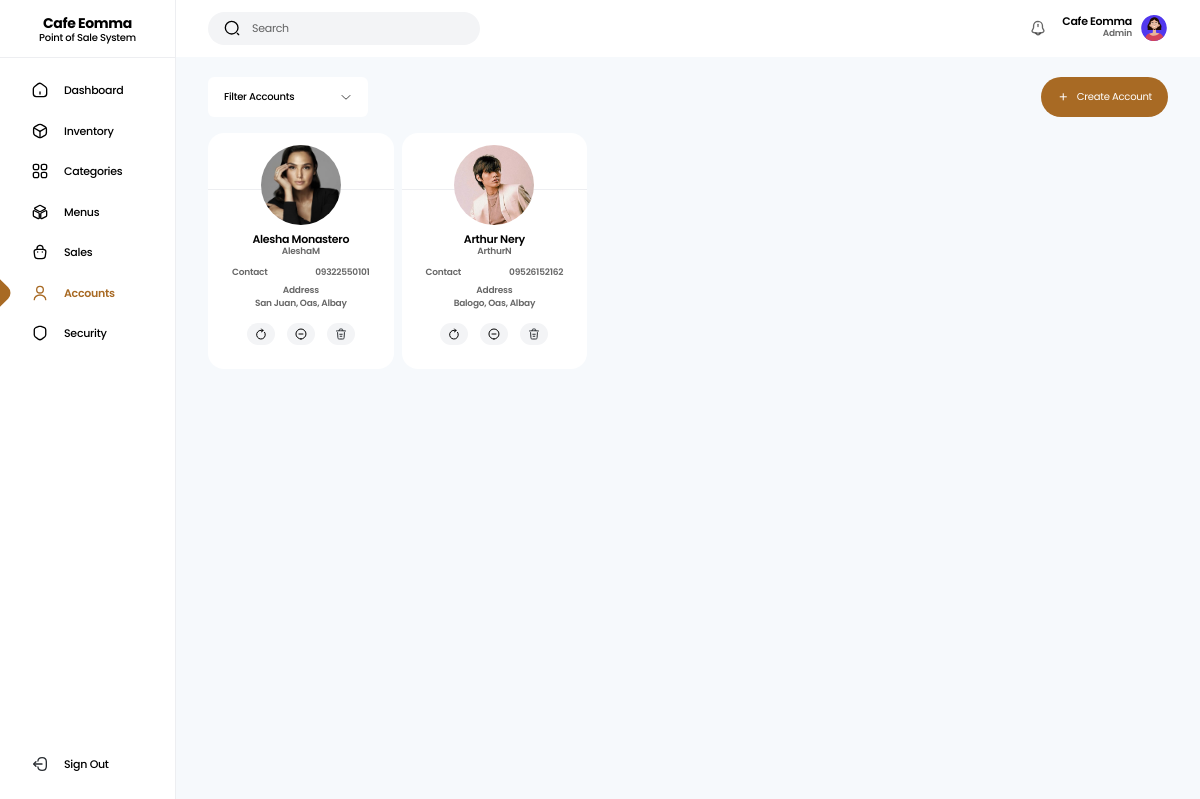
/app/Views/accounts.php (signed in), run on an earlier commit of the app's database.
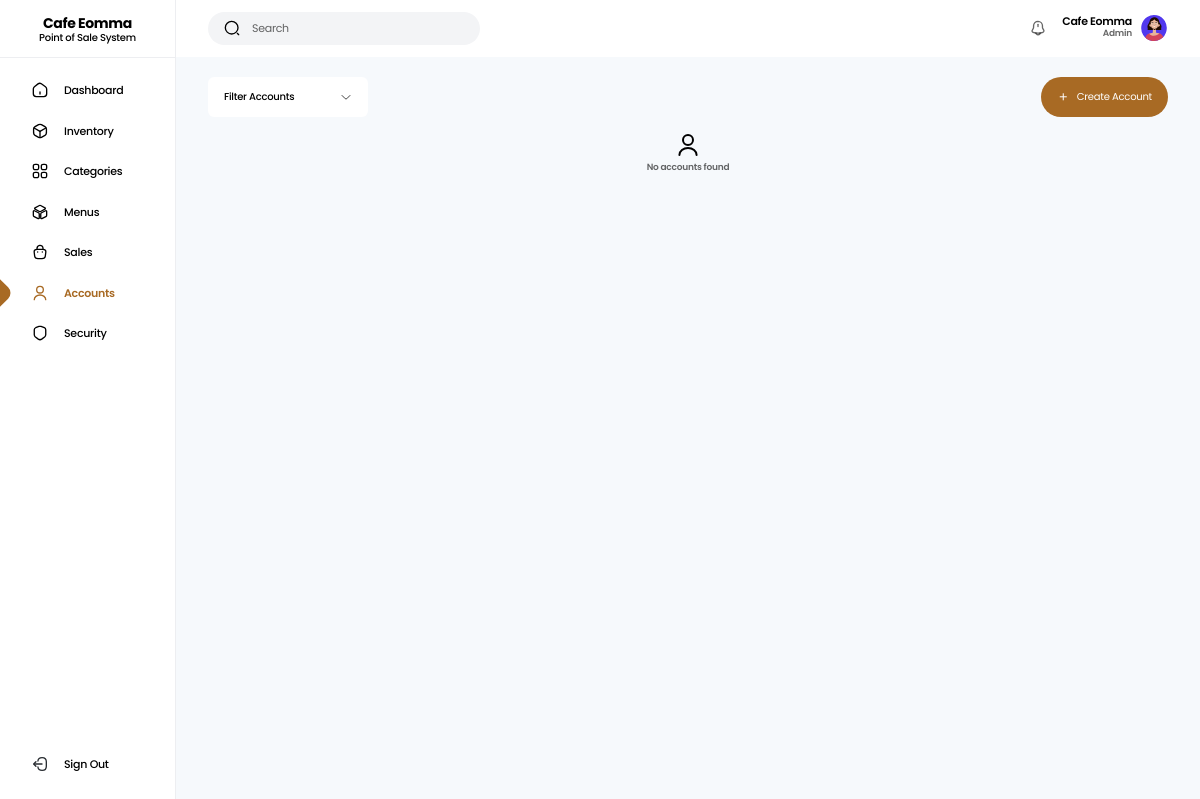
And on a later commit of the database.
### tables this page shows
CREATE TABLE `accounts` (
  `id` int(11) NOT NULL,
  `user_id` varchar(200) NOT NULL,
  `fullname` varchar(100) NOT NULL,
  `username` varchar(50) NOT NULL,
  `gender` varchar(20) NOT NULL,
  `contact_number` varchar(11) NOT NULL,
  `address` varchar(100) NOT NULL,
  `password` varchar(200) NOT NULL,
  `role_id` varchar(200) NOT NULL,
  `account_status` varchar(20) NOT NULL,
  `profile` tinyint(4) NOT NULL,
  `date_created` datetime NOT NULL
);

### config/init.php (called while the page is built, shortened)
<?php
$database = new Database();
$conn = $database->getConnetion($_ENV['DB_HOST'], $_ENV['DB_NAME'], $_ENV['DB_USERNAME'], $_ENV['DB_PASSWORD']);
$helper = new DbHelper($conn);
$accountController = new AccountController($helper);

### app/Controllers/AccountController.php (called while the page is built, shortened)
<?php
class AccountController extends FileUpload implements AppInterface
{
  private $helper;
  public function __construct(DbHelper $helper)
  {
    $this->helper = $helper;
  }
  public function show(): array
  {
    $this->helper->query("SELECT * FROM `accounts` WHERE NOT `role_id` = ? AND NOT `account_status` = ? ORDER BY `account_status` ASC", ['b2fd54eb-4e49-11ee-8673-088fc30176f9', 'deleted']);
    return $this->helper->fetchAll();
  }
}

### app/Utils/DbHelper.php (called while the page is built, shortened)
<?php
class DbHelper
{
  private $stmt;
  private $conn;
  public function __construct(PDO $db)
  {
    $this->conn = $db;
  }
  public function query(string $query, array $values = []): string
  {
    $this->stmt = $this->conn->prepare($query);
    return empty($values)
      ? $this->stmt->execute()
      : $this->stmt->execute($values);
  }
  public function fetchAll(): array
  {
    return $this->stmt->fetchAll(PDO::FETCH_OBJ);
  }
}

### app/Views/accounts.php (the view, shortened to what the changed rows need)
<?php
  require_once __DIR__.'/../../config/init.php';
  require('./app/Views/partials/_header.php');
?>
  <main class="min-h-screen grid md:grid-cols-[11rem_auto] bg-light-gray">
    <section>
      <div class="pt-20 md:pt-5 pb-5 px-8">
        <?php if(count($accountController->show()) > 0){ ?>
          <div class="grid sm:grid-cols-4 lg:grid-cols-5 xl:grid-cols-7 gap-2">
            <?php foreach($accountController->show() as $account): ?>
              <div class="search-area bg-white rounded-2xl py-6">
                <div class="relative pb-8 border-b border-b-gray-300/40">
                  <img src="<?php echo SYSTEM_URL ?>uploads/users/<?= $account->profile == 1 ? $account->user_id.".jpg" : $account->gender.".svg" ?>" alt="profile" class="absolute -top-3 left-1/2 -translate-x-1/2 w-20 h-20 object-cover rounded-full">
                </div>
                <div class="pt-11 px-6">
                  <p class="finder1 text-[11px] font-semibold text-black text-center leading-none"><?= $account->fullname ?></p>
                  <p class="finder2 text-[9px] font-semibold text-center text-black/60 mb-2"><?= $account->username ?></p>
                  <div class="flex justify-between gap-2 mb-1">
                    <p class="text-[9px] font-semibold text-center text-black/60">Contact</p>
                    <p class="finder3 text-[9px] font-semibold text-center text-black/60"><?= $account->contact_number ?></p>
                  </div>
                  <div class="flex flex-col items-center mb-3">
                    <p class="text-[9px] font-semibold text-center text-black/60">Address</p>
                    <p class="finder4 text-[9px] font-semibold text-center text-black/60"><?= $account->address ?></p>
                  </div>
                  <div class="flex justify-center gap-3">
                    <a href="<?php echo SYSTEM_URL ?>account/<?= $account->user_id ?>" class="bg-gray-100 py-[5px] px-2 rounded-full" title="Update Account">
                      <img src="<?php echo SYSTEM_URL ?>public/icons/rotate-right-linear.svg" alt="update" class="w-3 h-3">
                    </a>
                    <?php if($account->account_status == "active"){ ?>
                      <button type="button" class="deactivate-btn bg-gray-100 py-[5px] px-2 rounded-full disabled:cursor-wait" title="Deactivate Account" data-id="<?= $account->user_id ?>">
                        <img src="<?php echo SYSTEM_URL ?>public/icons/minus-cirlce-linear.svg" alt="deactivate" class="w-3 h-3 pointer-events-none">
                      </button>
                    <?php } ?>
                      <button type="button" class="delete-account-btn bg-gray-100 py-[5px] px-2 rounded-full disabled:cursor-wait" title="Delete Account" data-id="<?= $account->user_id ?>">
                        <img src="<?php echo SYSTEM_URL ?>public/icons/trash.svg" alt="delete" class="w-3 h-3 pointer-events-none">
                      </button>
                  </div>
                </div>
              </div>
            <?php endforeach ?>
          </div>
        <?php } else{ ?>
          <div class="min-h-[calc(100vh-10rem)] flex flex-col items-center justify-center gap-1">
            <img src="<?php echo SYSTEM_URL ?>public/icons/user.svg" alt="user" class="w-6 h-6">
            <p class="text-[9px] font-semibold text-black/60 text-center">No accounts found</p>
          </div>
        <?php } ?>
      </div>
    </section>
  </main>
<?php require('./app/Views/partials/_footer.php') ?>

What changed in the data, as far as the page shows it:
removed accounts: user (picture), fullname "Alesha Monastero", username "AleshaM", contact_number "09322550101", address "San Juan, Oas, Albay"
removed accounts: user (picture), fullname "Arthur Nery", username "ArthurN", contact_number "09526152162", address "Balogo, Oas, Albay"
Also different on the page:
text now shown: "No accounts found"
